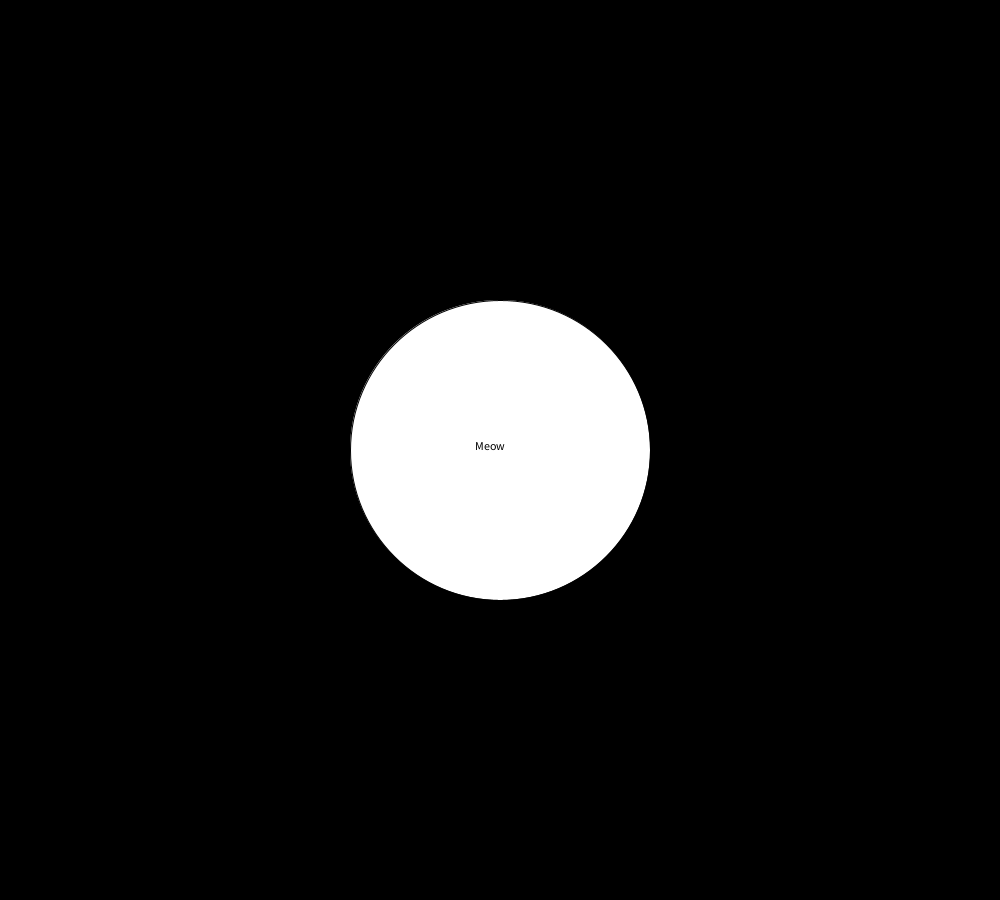
Frame 1 (no input)
Frame 60 (the mouse pressed at the canvas centre just before this capture): identical to frame 1, image omitted
Frame 120 (the mouse held since frame 60 and released just before this capture): identical to frame 1, image omitted

The Processing sketch that drew this single still picture (run headless with seeded random() and noise(); from frame 60 on, the mouse is pressed at the canvas centre):

// Processing sketch: meow
// ── meow.pde
void setup()
{
 size(1000,900) ;
  background(0,0,0);
 ellipse(500,450,300,300); 
 fill(0,0,0);
 text("Meow",475,450);
 
}
void draw()
{
  
  
}
